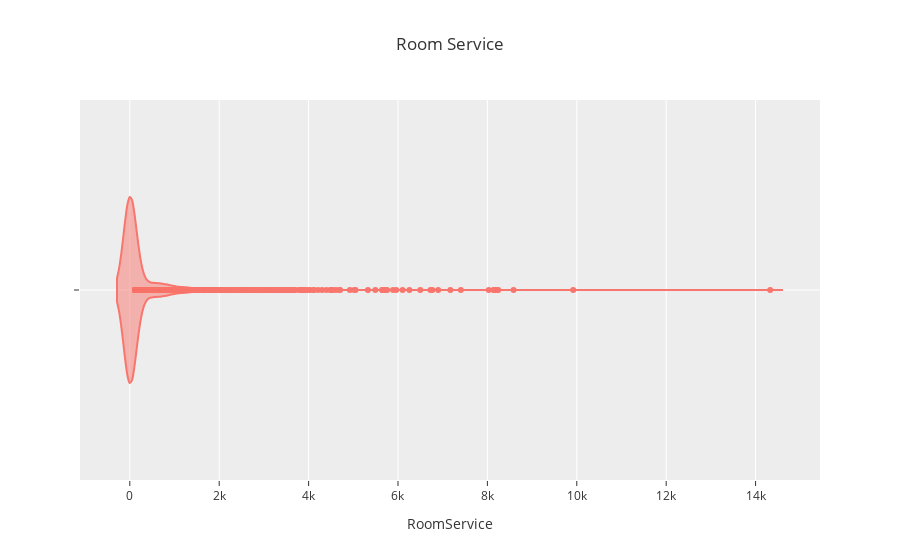

The notebook cell saved with this chart:
### Code cell
px.violin(train_df, 'RoomService', template='ggplot2', title= 'Room Service')

### Figure 1 — Plotly figure (JSON) as saved in the notebook; plotly's stock layout.template omitted (floating-point values rounded to 4 significant figures; data arrays with more than 128 entries replaced by an {"elided": "..."} marker saying what was removed)
{"data": [{"alignmentgroup": "True", "box": {"visible": false}, "hovertemplate": "RoomService=%{x}<extra></extra>", "legendgroup": "", "marker": {"color": "#F8766D"}, "name": "", "offsetgroup": "", "orientation": "h", "scalegroup": "True", "showlegend": false, "type": "violin", "x": {"elided": "8693 int values"}, "x0": " ", "xaxis": "x", "y0": " ", "yaxis": "y"}], "layout": {"legend": {"tracegroupgap": 0}, "title": {"text": "Room Service"}, "violinmode": "group", "xaxis": {"anchor": "y", "domain": [0, 1], "title": {"text": "RoomService"}}, "yaxis": {"anchor": "x", "domain": [0, 1]}}}
